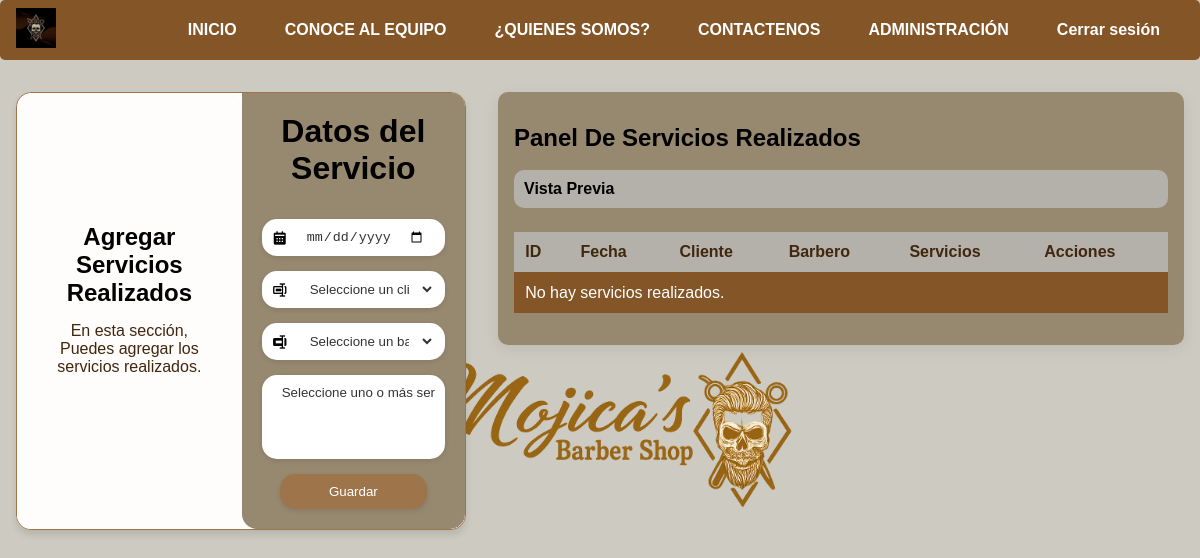
/AdServicioRealizado/ (signed in), run on an earlier commit of the app's database.
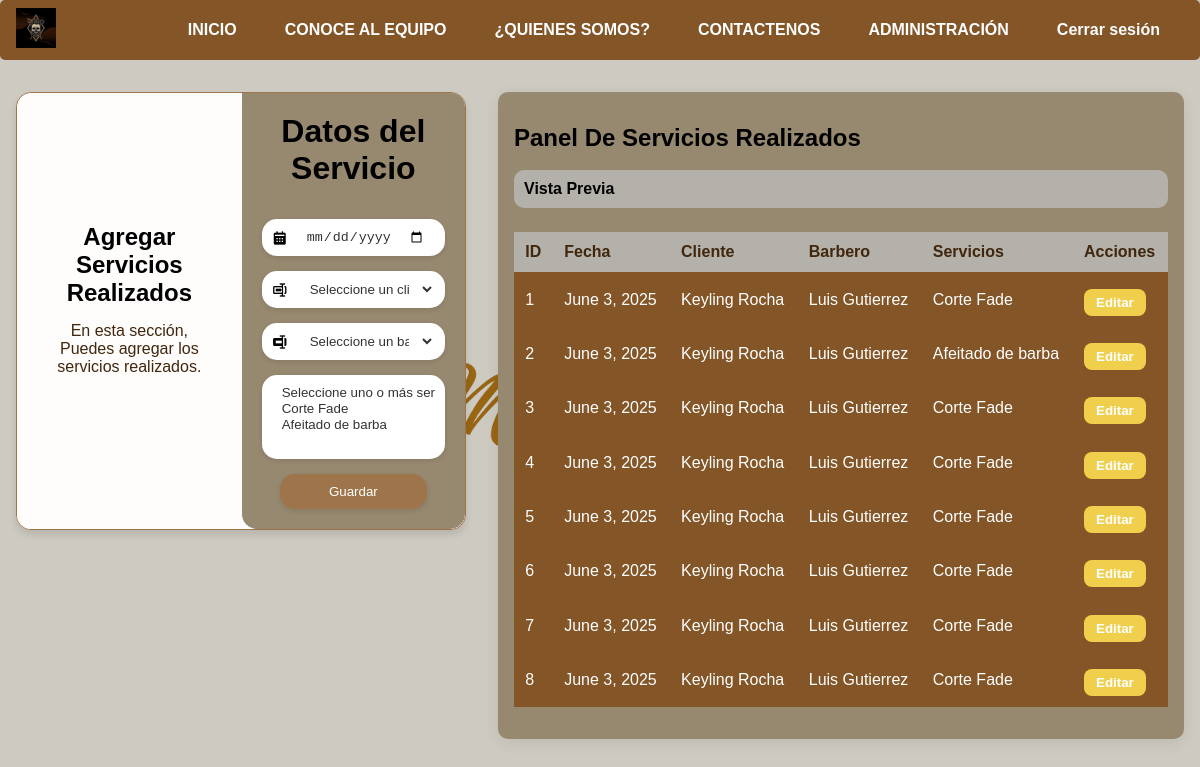
And on a later commit of the database.
### Apps/aplicacion/models.py (models this page shows, shortened)
class Servicio_Realizado(models.Model):
    fecha = models.DateField(default=timezone.now)
    cliente = models.ForeignKey(Cliente, on_delete=models.CASCADE, related_name='servicios_realizados')
    barbero = models.ForeignKey(Barbero, on_delete=models.CASCADE, related_name='servicios_realizados')

class Cliente(models.Model):
    nombre1 = models.CharField(max_length=15,blank=False)
    nombre2 = models.CharField(max_length=15, blank=True)
    apellidoP = models.CharField(max_length=15, blank=False)
    apellidoM = models.CharField(max_length=15, blank=True)
    instagram = models.CharField(max_length=15, blank=True)
    correo = models.EmailField(max_length=254, blank=True)

class Barbero(models.Model):
    Direccion = models.TextField()
    cedula = models.CharField(max_length=14,blank=False)
    Estado = models.BooleanField(default=True)
    Comisiones = models.DecimalField(max_digits=10, decimal_places=2)
    Empleado = models.ForeignKey(Empleado, on_delete=models.CASCADE, related_name='barberos')

class Empleado(models.Model):
    persona = models.ForeignKey(Persona, on_delete=models.CASCADE, related_name='empleados')
    Salario = models.DecimalField(max_digits=10, decimal_places=2)
    fecha_contratacion = models.DateField(default=timezone.now)

class Persona(AbstractUser):
    nombre1 = models.CharField(max_length=15, blank=False)
    nombre2 = models.CharField(max_length=15, blank=True)
    apellidoP = models.CharField(max_length=15, blank=False)
    apellidoM = models.CharField(max_length=15, blank=True)
    telefono = models.CharField(max_length=15, blank=False)
    rol = models.ForeignKey(Rol, on_delete=models.SET_NULL, null=True, blank=True)

class Detalle_ServicioRealizado(models.Model):
    Servicio = models.ForeignKey(Servicio, on_delete=models.CASCADE, related_name="detalle_ServicioRealizado")
    Servicio_Realizado = models.ForeignKey(Servicio_Realizado,on_delete=models.CASCADE, related_name="detalle")

class Servicio(models.Model):
    nombre = models.CharField(max_length=15)
    tipo = models.CharField(max_length=15)
    descripcion = models.TextField()
    precio = models.DecimalField(max_digits=10, decimal_places=2)
    estado = models.BooleanField(default=True)

### Apps/aplicacion/views.py (the view)
        def _wrapped_view(request, *args, **kwargs):
            persona = Persona.objects.filter(id=request.user.pk).first()
            if request.user.is_superuser:
                return view_func(request, *args, **kwargs)
            if persona:
                rol_usuario = persona.rol.nombre.lower()
                if rol_usuario in [r.lower() for r in roles_permitidos]:
                    return view_func(request, *args, **kwargs)
            return redirect('login')  # O a donde prefieras

### Apps/aplicacion/views.py (called while the page is built)
def rol_requerido(roles_permitidos):
    def decorator(view_func):
        def _wrapped_view(request, *args, **kwargs):
            persona = Persona.objects.filter(id=request.user.pk).first()
            if request.user.is_superuser:
                return view_func(request, *args, **kwargs)
            if persona:
                rol_usuario = persona.rol.nombre.lower()
                if rol_usuario in [r.lower() for r in roles_permitidos]:
                    return view_func(request, *args, **kwargs)
            return redirect('login')  # O a donde prefieras
        return _wrapped_view
    return decorator

### Apps/aplicacion/Templates/admin_ServicioRealizado.html (shortened to what this page needs)
{% extends "Layout2.html" %}
{% load static %}
{% block head %}
<link rel="stylesheet" href="{% static 'css/AdCliente.css' %}">
<link rel="stylesheet" href="{% static 'css/Style2.css' %}">
<link href='https://unpkg.com/boxicons@2.1.4/css/boxicons.min.css' rel='stylesheet'>
{% endblock %}
{% block content %}
<div class="container">
    <div class="container-form Empleado">
        <div class="information">
            <div class="info-child">
                <h2>Agregar Servicios Realizados</h2>
                <p>En esta sección, Puedes agregar los servicios realizados.</p>
            </div>
        </div>
        <div class="form-information">
            <div class="form-information-child">
                <h2>Datos del Servicio</h2>
                <form action="" method="POST" class="form">
                    <label>
                        <i class='bx bxs-calendar'></i>
                        <input type="date" placeholder="Fecha" name="Fecha" required>
                    </label>
                    <label>
                        <i class='bx bx-rename'></i>
                        <select name="Cliente" required>
                            <option value="">Seleccione un cliente</option>
                        </select>
                    </label>
                    <label>
                        <i class='bx bxs-rename'></i>
                        <select name="Barbero" required>
                            <option value="">Seleccione un barbero</option>
                        </select>
                    </label>
                    <label>
                    <select name="Servicio" multiple required>
                        <option value="">Seleccione uno o más servicios</option>
                        {% for servicio in servicios %}
                        <option value="{{ servicio.id }}"{% if servicio.id|stringformat:"s" in servicios_seleccionados %}selected{% endif %}>{{ servicio.nombre }}</option>
                        {% endfor %}
                    </select>
                </label>
                    <input type="submit" value="Guardar" id="guardar">
                </form>
            </div>
        </div>
    </div>
    <div class="panel-barberos">
        <h2>Panel De Servicios Realizados</h2>
        <br>
        <div class="preview">Vista Previa</div>
        <div class="table-section">
            <table>
                <thead>
                    <tr>
                        <th>ID</th>
                        <th>Fecha</th>
                        <th>Cliente</th>
                        <th>Barbero</th>
                        <th>Servicios</th>
                        <th>Acciones</th>
                    </tr>
                </thead>
                <tbody>
                    {% for realizado in servicios_realizados %}
                    <tr>
                        <td>{{ realizado.id }}</td>
                        <td>{{ realizado.fecha }}</td>
                        <td>{{ realizado.cliente.nombre1 }} {{ realizado.cliente.apellidoP }}</td>
                        <td>{{ realizado.barbero.Empleado.persona.nombre1 }} {{ realizado.barbero.Empleado.persona.apellidoP }}</td>
                        <td>
                            {% for detalle in realizado.detalle.all %}
                                {{ detalle.Servicio.nombre }}{% if not forloop.last %}, {% endif %}
                            {% endfor %}
                        </td>
                        <td>
                            <form action="{% url 'editar_servicioRealizado' realizado.barbero.id %}">
                                <button type="submit" class="edit-btn">Editar</button>
                            </form>
                        </td>
                    </tr>
                    {% empty %}
                    <tr>
                        <td colspan="6">No hay servicios realizados.</td>
                    </tr>
                    {% endfor %}
                </tbody>
            </table>
        </div>
    </div>
</div>
{% endblock %}

What changed in the data, as far as the page shows it:
added Servicio_Realizado: id "1", fecha "June 3, 2025", cliente.nombre1 "Keyling", cliente.apellidoP "Rocha", barbero.Empleado.persona.nombre1 "Luis", barbero.Empleado.persona.apellidoP "Gutierrez"
added Detalle_ServicioRealizado: Servicio.nombre "Corte Fade", shown under "1"
added Servicio_Realizado: id "2", fecha "June 3, 2025", cliente.nombre1 "Keyling", cliente.apellidoP "Rocha", barbero.Empleado.persona.nombre1 "Luis", barbero.Empleado.persona.apellidoP "Gutierrez"
added Detalle_ServicioRealizado: Servicio.nombre "Afeitado de barba", shown under "2"
added Servicio_Realizado: id "3", fecha "June 3, 2025", cliente.nombre1 "Keyling", cliente.apellidoP "Rocha", barbero.Empleado.persona.nombre1 "Luis", barbero.Empleado.persona.apellidoP "Gutierrez"
added Detalle_ServicioRealizado: Servicio.nombre "Corte Fade", shown under "3"
added Servicio_Realizado: id "4", fecha "June 3, 2025", cliente.nombre1 "Keyling", cliente.apellidoP "Rocha", barbero.Empleado.persona.nombre1 "Luis", barbero.Empleado.persona.apellidoP "Gutierrez"
added Detalle_ServicioRealizado: Servicio.nombre "Corte Fade", shown under "4"
added Servicio_Realizado: id "5", fecha "June 3, 2025", cliente.nombre1 "Keyling", cliente.apellidoP "Rocha", barbero.Empleado.persona.nombre1 "Luis", barbero.Empleado.persona.apellidoP "Gutierrez"
added Detalle_ServicioRealizado: Servicio.nombre "Corte Fade", shown under "5"
added Servicio_Realizado: id "6", fecha "June 3, 2025", cliente.nombre1 "Keyling", cliente.apellidoP "Rocha", barbero.Empleado.persona.nombre1 "Luis", barbero.Empleado.persona.apellidoP "Gutierrez"
added Detalle_ServicioRealizado: Servicio.nombre "Corte Fade", shown under "6"
added Servicio_Realizado: id "7", fecha "June 3, 2025", cliente.nombre1 "Keyling", cliente.apellidoP "Rocha", barbero.Empleado.persona.nombre1 "Luis", barbero.Empleado.persona.apellidoP "Gutierrez"
added Detalle_ServicioRealizado: Servicio.nombre "Corte Fade", shown under "7"
added Servicio_Realizado: id "8", fecha "June 3, 2025", cliente.nombre1 "Keyling", cliente.apellidoP "Rocha", barbero.Empleado.persona.nombre1 "Luis", barbero.Empleado.persona.apellidoP "Gutierrez"
added Detalle_ServicioRealizado: Servicio.nombre "Corte Fade", shown under "8"
Also different on the page:
form field Servicio: "Seleccione uno o más servicios" → "Seleccione uno o más servicios / Corte Fade / Afeitado de barba"
text no longer shown: "No hay servicios realizados."
